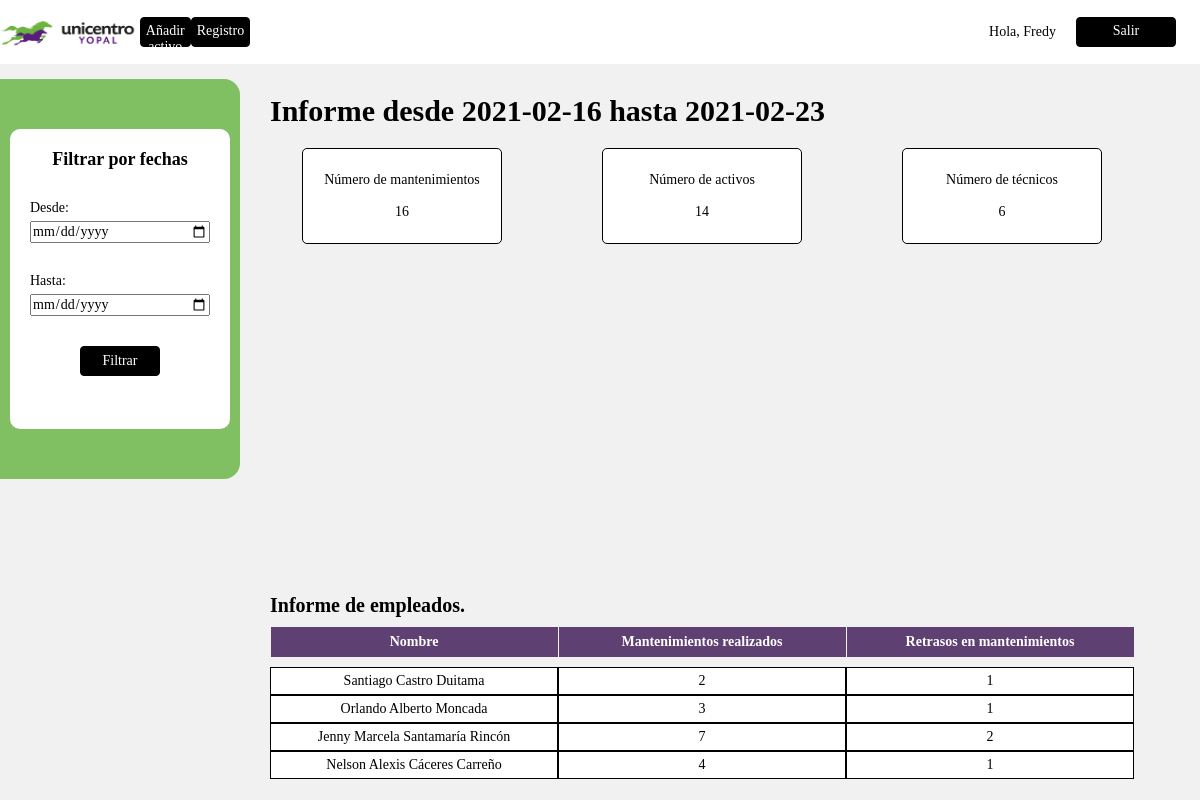
Screenshot of /home.php (signed in) with the database file from the repository.
### tables this page shows
CREATE TABLE `tecnicos` (
  `IDTecnico` int(11) NOT NULL,
  `nombreTecnico` varchar(50) NOT NULL,
  `correoTecnico` varchar(100) NOT NULL,
  `pwdTecnico` varchar(250) NOT NULL,
  `permisos` bit(1) NOT NULL
);

### includes/rendimiento.inc.php (the view, shortened to what this page needs)
<?php
$inc = include("includes/dbh.inc.php");
if ($inc) {
    $i = 0;
    $consulta = "SELECT tecnicos.IDTecnico, tecnicos.nombreTecnico, COUNT(*) AS 'numeroMantenimientos', SUM(activos_tecnicos.retraso) as 'numeroRetrasos' FROM activos_tecnicos INNER JOIN activos ON activos_tecnicos.IDActivo = activos.IDActivo INNER JOIN tecnicos ON activos_tecnicos.IDTecnico = tecnicos.IDTecnico $fechas3 GROUP BY(tecnicos.IDTecnico)";
    $result = mysqli_query($conn, $consulta);
    if ($result) {
        while ($row = $result->fetch_array()) {
            $i = $i + 1;
            $IDTecnico = $row['IDTecnico'];
            $nombre = $row['nombreTecnico'];
            $numeroMant = $row['numeroMantenimientos'];
            $numeroRetrasos = $row['numeroRetrasos'];
?>
            <button onclick="showHide(<?php echo $i ?>)" class="mantenimientos__fecha btn_drop mantenimientos__p">
                <p class=""><?php echo $nombre ?></p>
            </button>
            <p class="mantenimientos__p"><?php echo $numeroMant ?></p>
            <p class="mantenimientos__p"><?php echo $numeroRetrasos ?></p>
            <?php
            showMant($conn, $IDTecnico, $fechas2);
        }
    }
}
function showMant($conn, $IDTecnico, $fechas2)
{
    $consulta = "SELECT activos_tecnicos.FechaUltMantenimiento, activos.nombreActivo, activos_tecnicos.Observaciones FROM activos_tecnicos INNER JOIN activos ON activos_tecnicos.IDActivo = activos.IDActivo INNER JOIN tecnicos ON activos_tecnicos.IDTecnico = tecnicos.IDTecnico  WHERE activos_tecnicos.IDTecnico='$IDTecnico' $fechas2 ORDER BY activos_tecnicos.FechaUltMantenimiento desc";
    $result = mysqli_query($conn, $consulta);
            ?>
    <?php
}
    ?>

### css/rendimiento.css (style rules this page uses)
* { font-size: 14px; font-family: Calibri; box-sizing: border-box; padding: 0; margin: 0; }
body { background-color: #F1F1F1; overflow-x: hidden; }
.mantenimientos__fecha { grid-column: 1/2; height: auto; }
.mantenimientos__p { padding: 5px; height: auto; background-color: #fff; display: flex; justify-content: center; align-items: center; border: 1px solid #000; }
.btn_drop { border: 1px solid #000; height: auto; }

### rows the page displays
tecnicos: nombreTecnico "Santiago Castro Duitama", numeroMant "2", numeroRetrasos "1"
tecnicos: nombreTecnico "Orlando Alberto Moncada", numeroMant "3", numeroRetrasos "1"
tecnicos: nombreTecnico "Jenny Marcela Santamaría Rincón", numeroMant "7", numeroRetrasos "2"
tecnicos: nombreTecnico "Nelson Alexis Cáceres Carreño", numeroMant "4", numeroRetrasos "1"

### other values shown
$_SESSION["primerNombre"] "Fredy"
$fechaInicio "2021-02-16"
$fechaFin "2021-02-23"
$row['numMantenimientos'] "16"
$row['numActivos'] "14"
$row['numTecnicos'] - 1 "6"
